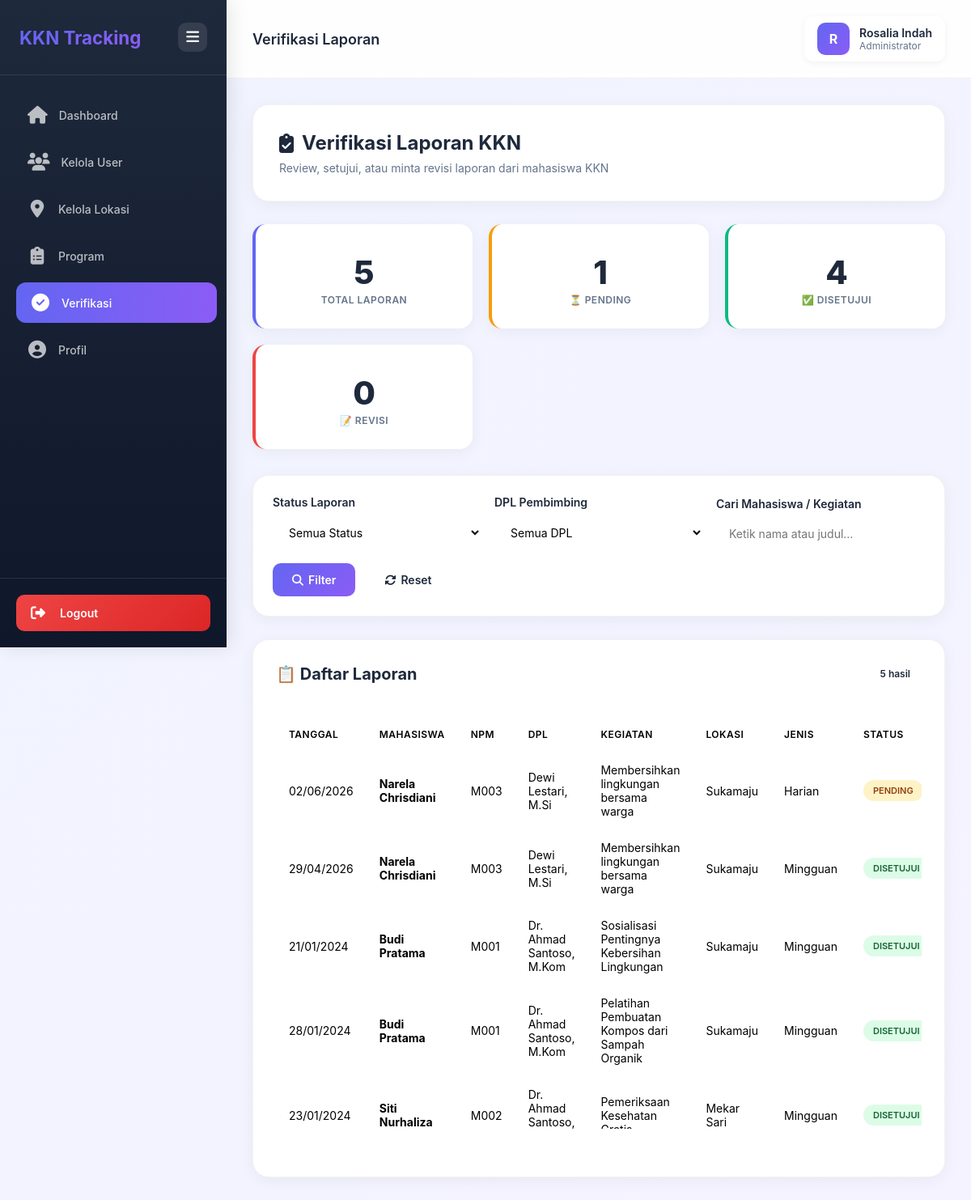
/Admin/verifikasi_laporan.php (signed in), run on the app's committed database.
### tables this page shows
CREATE TABLE `laporan` (
  `id` int NOT NULL AUTO_INCREMENT,
  `kegiatan_id` int NOT NULL,
  `jenis_laporan` enum('harian','mingguan','bulanan','akhir') NOT NULL,
  `tanggal_laporan` date NOT NULL,
  `uraian_kegiatan` text NOT NULL,
  `capaian` text,
  `kendala_lapangan` text,
  `dampak_sosial` text,
  `rekomendasi` text,
  `ttd_digital` varchar(255) DEFAULT NULL,
  `status_verifikasi` enum('pending','disetujui','revisi') DEFAULT 'pending',
  `catatan_dpl` text,
  `verified_at` timestamp NULL DEFAULT NULL,
  `verified_by` int DEFAULT NULL,
  `created_at` timestamp NOT NULL DEFAULT CURRENT_TIMESTAMP,
  `file_pdf` varchar(255) DEFAULT NULL,
  PRIMARY KEY (`id`),
  KEY `verified_by` (`verified_by`),
  KEY `idx_kegiatan` (`kegiatan_id`),
  KEY `idx_status` (`status_verifikasi`),
  KEY `idx_tanggal` (`tanggal_laporan`),
  CONSTRAINT `laporan_ibfk_1` FOREIGN KEY (`kegiatan_id`) REFERENCES `kegiatan` (`id`) ON DELETE CASCADE,
  CONSTRAINT `laporan_ibfk_2` FOREIGN KEY (`verified_by`) REFERENCES `users` (`id`) ON DELETE SET NULL
);

CREATE TABLE `users` (
  `id` int NOT NULL AUTO_INCREMENT,
  `npm_nip` varchar(20) NOT NULL,
  `nama` varchar(100) NOT NULL,
  `email` varchar(100) NOT NULL,
  `password` varchar(255) NOT NULL,
  `role` enum('admin','dpl','mahasiswa','lembaga') NOT NULL,
  `lokasi_id` int DEFAULT NULL,
  `created_at` timestamp NOT NULL DEFAULT CURRENT_TIMESTAMP,
  PRIMARY KEY (`id`),
  UNIQUE KEY `npm_nip` (`npm_nip`),
  UNIQUE KEY `email` (`email`),
  KEY `idx_role` (`role`),
  KEY `idx_npm_nip` (`npm_nip`)
);

CREATE TABLE `kegiatan` (
  `id` int NOT NULL AUTO_INCREMENT,
  `penempatan_id` int NOT NULL,
  `judul_kegiatan` varchar(200) NOT NULL,
  `jenis_kegiatan` enum('sosialisasi','pelatihan','pembangunan','pendampingan','penyuluhan','lainnya') NOT NULL,
  `tanggal_kegiatan` date NOT NULL,
  `lokasi_kegiatan` varchar(150) DEFAULT NULL,
  `peserta_count` int DEFAULT '0',
  `deskripsi` text NOT NULL,
  `indikator_capaian` text,
  `kendala` text,
  `solusi` text,
  `dokumentasi_foto` varchar(255) DEFAULT NULL,
  `status` enum('direncanakan','berjalan','selesai') DEFAULT 'direncanakan',
  `created_at` timestamp NOT NULL DEFAULT CURRENT_TIMESTAMP,
  PRIMARY KEY (`id`),
  KEY `idx_penempatan` (`penempatan_id`),
  KEY `idx_tanggal` (`tanggal_kegiatan`),
  KEY `idx_status` (`status`),
  CONSTRAINT `kegiatan_ibfk_1` FOREIGN KEY (`penempatan_id`) REFERENCES `penempatan` (`id`) ON DELETE CASCADE
);

CREATE TABLE `lokasi` (
  `id` int NOT NULL AUTO_INCREMENT,
  `nama_desa` varchar(100) NOT NULL,
  `kecamatan` varchar(50) NOT NULL,
  `kabupaten` varchar(50) NOT NULL,
  `provinsi` varchar(50) NOT NULL,
  `alamat_detail` text,
  `koordinat_lat` decimal(10,8) DEFAULT NULL,
  `koordinat_long` decimal(11,8) DEFAULT NULL,
  `nama_pemdes` varchar(100) DEFAULT NULL,
  `kontak_pemdes` varchar(15) DEFAULT NULL,
  `created_at` timestamp NOT NULL DEFAULT CURRENT_TIMESTAMP,
  PRIMARY KEY (`id`),
  KEY `idx_desa` (`nama_desa`),
  KEY `idx_kecamatan` (`kecamatan`,`kabupaten`)
);

### Admin/verifikasi_laporan.php (the view, shortened to what this page needs)
<?php
$database = new Database();
$pdo = $database->getConnection();
$filter_status = $_GET['status'] ?? 'all';
$filter_dpl = $_GET['dpl'] ?? 'all';
$search = trim($_GET['search'] ?? '');
$query = "
    SELECT
        lap.id, lap.tanggal_laporan, lap.jenis_laporan, lap.status_verifikasi, lap.created_at, lap.file_pdf,
        mhs.nama as nama_mahasiswa, mhs.npm_nip,
        dpl.nama as nama_dpl,
        k.judul_kegiatan,
        lok.nama_desa,
        pk.nama_program
    FROM laporan lap
    JOIN kegiatan k ON lap.kegiatan_id = k.id
    JOIN penempatan p ON k.penempatan_id = p.id
    JOIN users mhs ON p.mahasiswa_id = mhs.id
    JOIN users dpl ON p.dpl_id = dpl.id
    JOIN lokasi lok ON p.lokasi_id = lok.id
    JOIN program_kkn pk ON p.program_id = pk.id
    WHERE 1=1
";
$params = [];
$query .= " ORDER BY
    CASE lap.status_verifikasi
        WHEN 'pending' THEN 1
        WHEN 'disetujui' THEN 2
        WHEN 'revisi' THEN 3
    END,
    lap.created_at DESC
";
$stmt = $pdo->prepare($query);
$stmt->execute($params);
$laporan_list = $stmt->fetchAll(PDO::FETCH_ASSOC);
$stats = $pdo->query("
    SELECT
        COUNT(*) as total,
        SUM(CASE WHEN status_verifikasi = 'pending' THEN 1 ELSE 0 END) as pending,
        SUM(CASE WHEN status_verifikasi = 'disetujui' THEN 1 ELSE 0 END) as disetujui,
        SUM(CASE WHEN status_verifikasi = 'revisi' THEN 1 ELSE 0 END) as revisi
    FROM laporan
")->fetch(PDO::FETCH_ASSOC);
?>
<!DOCTYPE html>
<html lang="id">
<head>
    <link rel="stylesheet" href="https://cdnjs.cloudflare.com/ajax/libs/font-awesome/6.5.1/css/all.min.css">
</head>
<body>
    <aside class="sidebar" id="sidebar">
        <div class="sidebar-header">
            <div class="sidebar-brand">KKN Tracking</div>
            <button class="toggle-btn" onclick="toggleSidebar()" title="Toggle Menu"><i class="fa-solid fa-bars"></i></button>
        </div>
        <nav class="sidebar-menu">
            <a href="dashboard.php" class="menu-item"><span class="menu-icon"><i class="fa-solid fa-house"></i></span><span class="menu-text">Dashboard</span></a>
            <a href="kelola_user.php" class="menu-item"><span class="menu-icon"><i class="fa-solid fa-users"></i></span><span class="menu-text">Kelola User</span></a>
            <a href="kelola_lokasi.php" class="menu-item"><span class="menu-icon"><i class="fa-solid fa-location-dot"></i></span><span class="menu-text">Kelola Lokasi</span></a>
            <a href="kelola_program.php" class="menu-item"><span class="menu-icon"><i class="fa-solid fa-clipboard-list"></i></span><span class="menu-text">Program</span></a>
            <a href="verifikasi_laporan.php" class="menu-item active"><span class="menu-icon"><i class="fa-solid fa-circle-check"></i></span><span class="menu-text">Verifikasi</span></a>
            <a href="profil.php" class="menu-item"><span class="menu-icon"><i class="fa-solid fa-circle-user"></i></span><span class="menu-text">Profil</span></a>
        </nav>
        <div class="sidebar-footer">
            <a href="../logout.php" class="logout-btn"><span class="logout-icon"><i class="fa-solid fa-right-from-bracket"></i></span><span class="logout-text">Logout</span></a>
        </div>
    </aside>
    <main class="main-content">
        <div class="top-bar">
            <div class="page-title">Verifikasi Laporan</div>
            <div class="user-info">
                <div class="user-avatar"><?= strtoupper(substr($_SESSION['nama'], 0, 1)) ?></div>
                <div class="user-details">
                    <div class="user-name"><?= htmlspecialchars($_SESSION['nama']) ?></div>
                    <div class="user-role">Administrator</div>
                </div>
            </div>
        </div>
        <div class="container">
            <div class="page-header">
                <h1 class="page-title-main"><i class="fa-solid fa-clipboard-check"></i> Verifikasi Laporan KKN</h1>
                <p class="page-subtitle">Review, setujui, atau minta revisi laporan dari mahasiswa KKN</p>
            </div>
            <div class="stats">
                <div class="stat-card total"><h3><?= $stats['total'] ?? 0 ?></h3><p>Total Laporan</p></div>
                <div class="stat-card pending"><h3><?= $stats['pending'] ?? 0 ?></h3><p>⏳ Pending</p></div>
                <div class="stat-card disetujui"><h3><?= $stats['disetujui'] ?? 0 ?></h3><p>✅ Disetujui</p></div>
                <div class="stat-card revisi"><h3><?= $stats['revisi'] ?? 0 ?></h3><p>📝 Revisi</p></div>
            </div>
            <div class="filter-card">
                <form method="GET" class="filter-row">
                    <div class="filter-group">
                        <label>Status Laporan</label>
                        <select name="status" class="filter-control" onchange="this.form.submit()">
                            <option value="all" <?= $filter_status=='all'?'selected':'' ?>>Semua Status</option>
                        </select>
                    </div>
                    <div class="filter-group">
                        <label>DPL Pembimbing</label>
                        <select name="dpl" class="filter-control" onchange="this.form.submit()">
                            <option value="all" <?= $filter_dpl=='all'?'selected':'' ?>>Semua DPL</option>
                        </select>
                    </div>
                    <div class="filter-group">
                        <label>Cari Mahasiswa / Kegiatan</label>
                        <input type="text" name="search" class="filter-control" value="<?= htmlspecialchars($search) ?>" placeholder="Ketik nama atau judul...">
                    </div>
                    <div class="filter-actions">
                        <button type="submit" class="btn-filter"><i class="fa-solid fa-magnifying-glass"></i> Filter</button>
                        <a href="verifikasi_laporan.php" class="btn-reset"><i class="fa-solid fa-rotate"></i> Reset</a>
                    </div>
                </form>
            </div>
            <div class="table-section">
                <div class="table-title">
                    <span>📋 Daftar Laporan</span>
                    <span class="table-badge"><?= count($laporan_list) ?> hasil</span>
                </div>
                <?php if (count($laporan_list) > 0): ?>
                <div class="table-responsive">
                    <table>
                        <thead>
                            <tr>
                                <th width="8%">Tanggal</th>
                                <th width="15%">Mahasiswa</th>
                                <th width="10%">NPM</th>
                                <th width="12%">DPL</th>
                                <th width="15%">Kegiatan</th>
                                <th width="10%">Lokasi</th>
                                <th width="8%">Jenis</th>
                                <th width="8%">Status</th>
                            </tr>
                        </thead>
                        <tbody>
                            <?php foreach ($laporan_list as $l): ?>
                            <tr>
                                <td><?= date('d/m/Y', strtotime($l['tanggal_laporan'])) ?></td>
                                <td><strong><?= htmlspecialchars($l['nama_mahasiswa']) ?></strong></td>
                                <td><?= htmlspecialchars($l['npm_nip']) ?></td>
                                <td><?= htmlspecialchars($l['nama_dpl']) ?></td>
                                <td><?= htmlspecialchars($l['judul_kegiatan']) ?></td>
                                <td><?= htmlspecialchars($l['nama_desa']) ?></td>
                                <td><?= ucfirst($l['jenis_laporan']) ?></td>
                                <td><span class="badge badge-<?= $l['status_verifikasi'] ?>"><?= ucfirst($l['status_verifikasi']) ?></span></td>
                            </tr>
                            <?php endforeach; ?>
                        </tbody>
                    </table>
                </div>
                <?php endif; ?>
            </div>
        </div>
    </main>
</body>
</html>

### data on the page
laporan: tanggal_laporan "02/06/2026", users.nama "Narela Chrisdiani", users.npm_nip "M003", users.nama "Dewi Lestari, M.Si", kegiatan.judul_kegiatan "Membersihkan lingkungan bersama warga", lokasi.nama_desa "Sukamaju", jenis_laporan "Harian", status_verifikasi "PENDING"
laporan: tanggal_laporan "29/04/2026", users.nama "Narela Chrisdiani", users.npm_nip "M003", verified_by.nama "Dewi Lestari, M.Si", kegiatan.judul_kegiatan "Membersihkan lingkungan bersama warga", lokasi.nama_desa "Sukamaju", jenis_laporan "Mingguan", status_verifikasi "DISETUJUI"
laporan: tanggal_laporan "21/01/2024", users.nama "Budi Pratama", users.npm_nip "M001", users.nama "Dr. Ahmad Santoso, M.Kom", kegiatan.judul_kegiatan "Sosialisasi Pentingnya Kebersihan Lingkungan", lokasi.nama_desa "Sukamaju", jenis_laporan "Mingguan", status_verifikasi "DISETUJUI"
laporan: tanggal_laporan "28/01/2024", users.nama "Budi Pratama", users.npm_nip "M001", users.nama "Dr. Ahmad Santoso, M.Kom", kegiatan.judul_kegiatan "Pelatihan Pembuatan Kompos dari Sampah Organik", lokasi.nama_desa "Sukamaju", jenis_laporan "Mingguan", status_verifikasi "DISETUJUI"
laporan: tanggal_laporan "23/01/2024", users.nama "Siti Nurhaliza", users.npm_nip "M002", users.nama "Dr. Ahmad Santoso, M.Kom", kegiatan.judul_kegiatan "Pemeriksaan Kesehatan Gratis", lokasi.nama_desa "Mekar Sari", jenis_laporan "Mingguan", status_verifikasi "DISETUJUI"

### other printed values
substr($_SESSION['nama'], 0, 1) "R"
$_SESSION['nama'] "Rosalia Indah"
$stats['total'] "5"
$stats['pending'] "1"
$stats['disetujui'] "4"
$stats['revisi'] "0"
count($laporan_list) "5"
